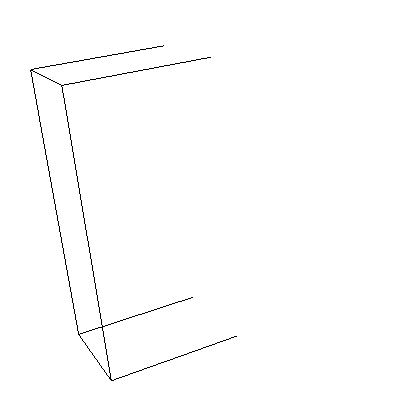

The Python source for this figure:
#!/usr/bin/env python

# Demonstrate vtkRectilinearGridOutlineFilter on a rectilinear grid
# read from an XML file, rendering piece 1 of 2.

import os

# Factory overrides
import vtkmodules.vtkInteractionStyle  # noqa: F401
import vtkmodules.vtkRenderingFreeType  # noqa: F401
import vtkmodules.vtkRenderingOpenGL2  # noqa: F401

from vtkmodules.vtkFiltersParallel import vtkRectilinearGridOutlineFilter
from vtkmodules.vtkIOXML import vtkXMLRectilinearGridReader
from vtkmodules.vtkRenderingCore import (
    vtkActor,
    vtkPolyDataMapper,
    vtkRenderWindow,
    vtkRenderWindowInteractor,
    vtkRenderer,
)

data_dir = os.environ.get("VPE_DATA_DIR", os.path.dirname(os.path.abspath(__file__)))

# Read rectilinear grid
reader = vtkXMLRectilinearGridReader()
reader.SetFileName(os.path.join(data_dir, "RectGrid2.vtr"))

# Outline filter
outline = vtkRectilinearGridOutlineFilter()
outline.SetInputConnection(reader.GetOutputPort())

outline_mapper = vtkPolyDataMapper()
outline_mapper.SetInputConnection(outline.GetOutputPort())
outline_mapper.SetNumberOfPieces(2)
outline_mapper.SetPiece(1)

outline_actor = vtkActor()
outline_actor.SetMapper(outline_mapper)
outline_actor.GetProperty().SetColor(0.0, 0.0, 0.0)

# Renderer
renderer = vtkRenderer()
renderer.AddActor(outline_actor)
renderer.SetBackground(1, 1, 1)

# Window
render_window = vtkRenderWindow()
render_window.SetMultiSamples(0)
render_window.AddRenderer(renderer)
render_window.SetSize(400, 400)
render_window.SetWindowName("rect outline")

# Scene
camera = renderer.GetActiveCamera()
camera.SetClippingRange(3.76213, 10.712)
camera.SetFocalPoint(-0.0842503, -0.136905, 0.610234)
camera.SetPosition(2.53813, 2.2678, -5.22172)
camera.SetViewUp(-0.241047, 0.930635, 0.275343)
renderer.ResetCameraClippingRange()

# Interactor
interactor = vtkRenderWindowInteractor()
interactor.SetRenderWindow(render_window)

interactor.Initialize()
interactor.Start()
